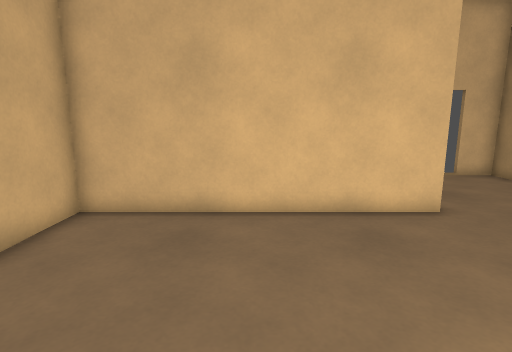
View 1 (above)

12 first-person views from a walk through a 3-D level made in the Godot game engine. The camera is 1.2 m above the floor, tilts 10° down and sees 80° across. The floor is counted in squares, 0.5 m on a side. Each view is taken from the middle of a square. On the plan, view 1 faces up. The plan holds only what a view shows up to about 19 squares ahead; the rest is blank. Surface patterns are stand-ins for the level's own textures.

View 2
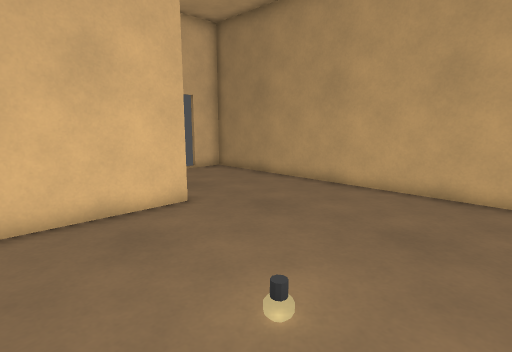

View 3
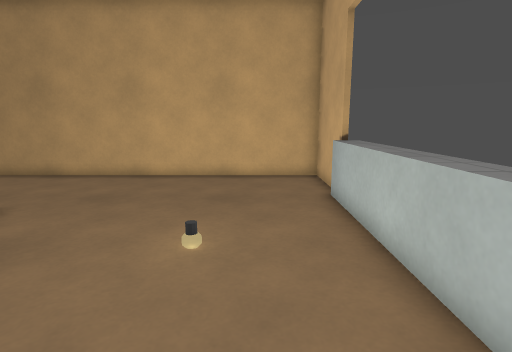

View 4
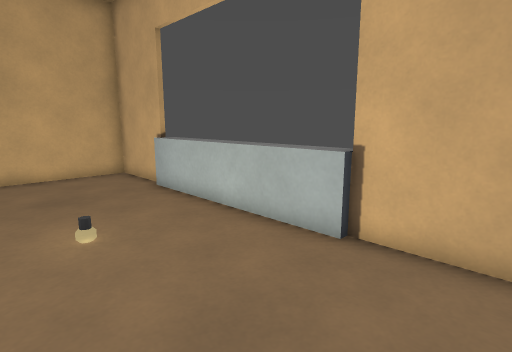

View 5
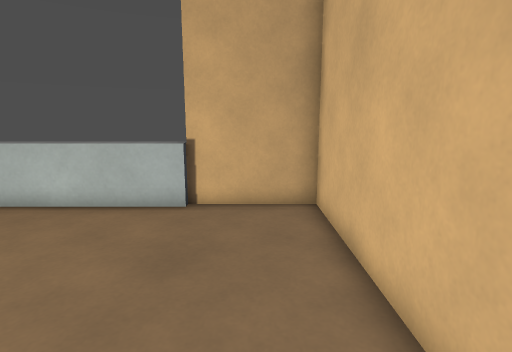

View 6
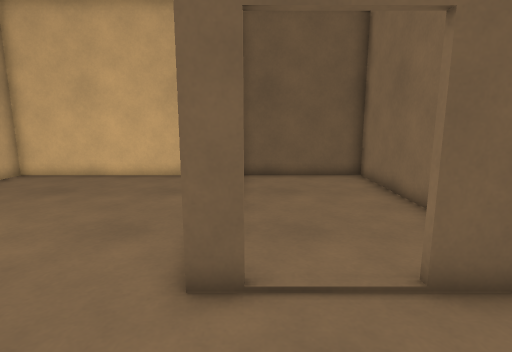

View 7
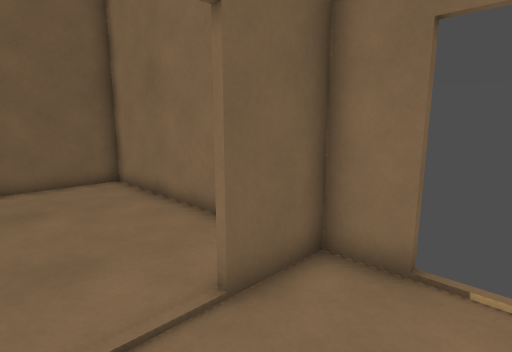

View 8
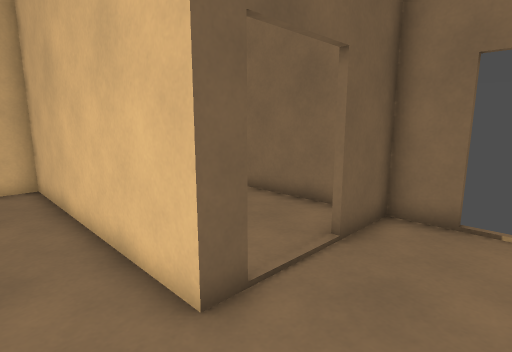

View 9
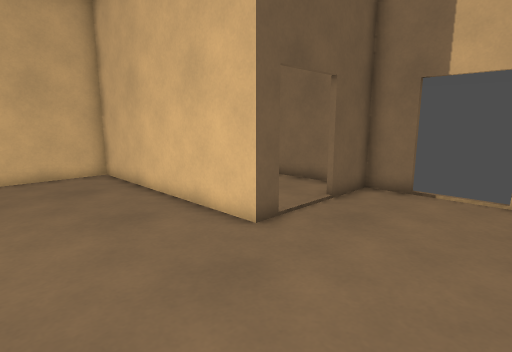

View 10
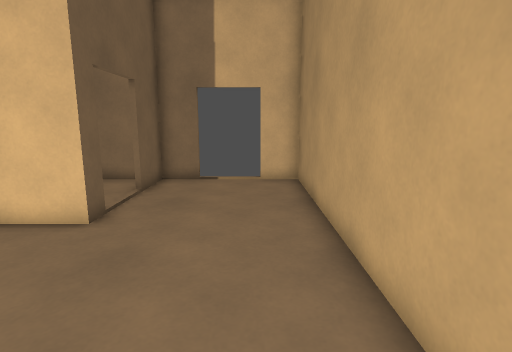

View 11
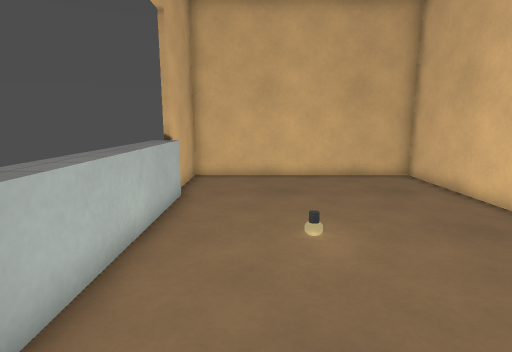

View 12
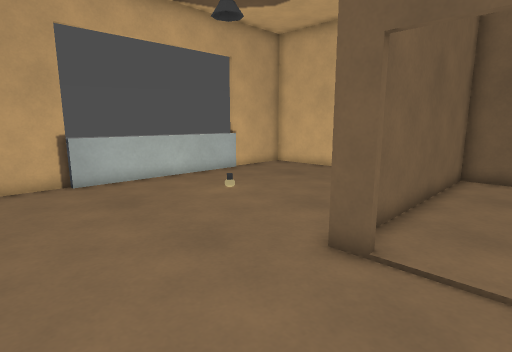

### Floor plan
Key: @ floor where view 1 was taken; # wall or solid block; x gap in a wall; . floor; ^ raised ledge; L lamp.
Columns run from 5 left of view 1 to 11 right of it. Each row starts with its distance up from view 1.
 14 ############  x##
 13 #.........#.....#
 12 #.........#.....#
 11 #...............#
 10 #...............#
  9 #...............#
  8 ###########.....#
  7 #...............#
  6 #...............#
  5 #...............#
  4 #...............#
  3 #...............#
  2 #.......L.......#
  1 #...............#
  0 #....@..........#
 -1 #...............#
 -2 ####^^^^^^^^^####

Positions as (right, up) in squares from view 1, and headings:
1: (0, 0), facing up
2: (0, 0), facing up-right
3: (-3, 1), facing right
4: (-4, 4), facing down-right
5: (-3, 7), facing down
6: (9, 9), facing left
7: (8, 9), facing up-left
8: (8, 6), facing up-left
9: (10, 3), facing up-left
10: (9, 1), facing up
11: (9, 1), facing left
12: (10, 11), facing down-left
